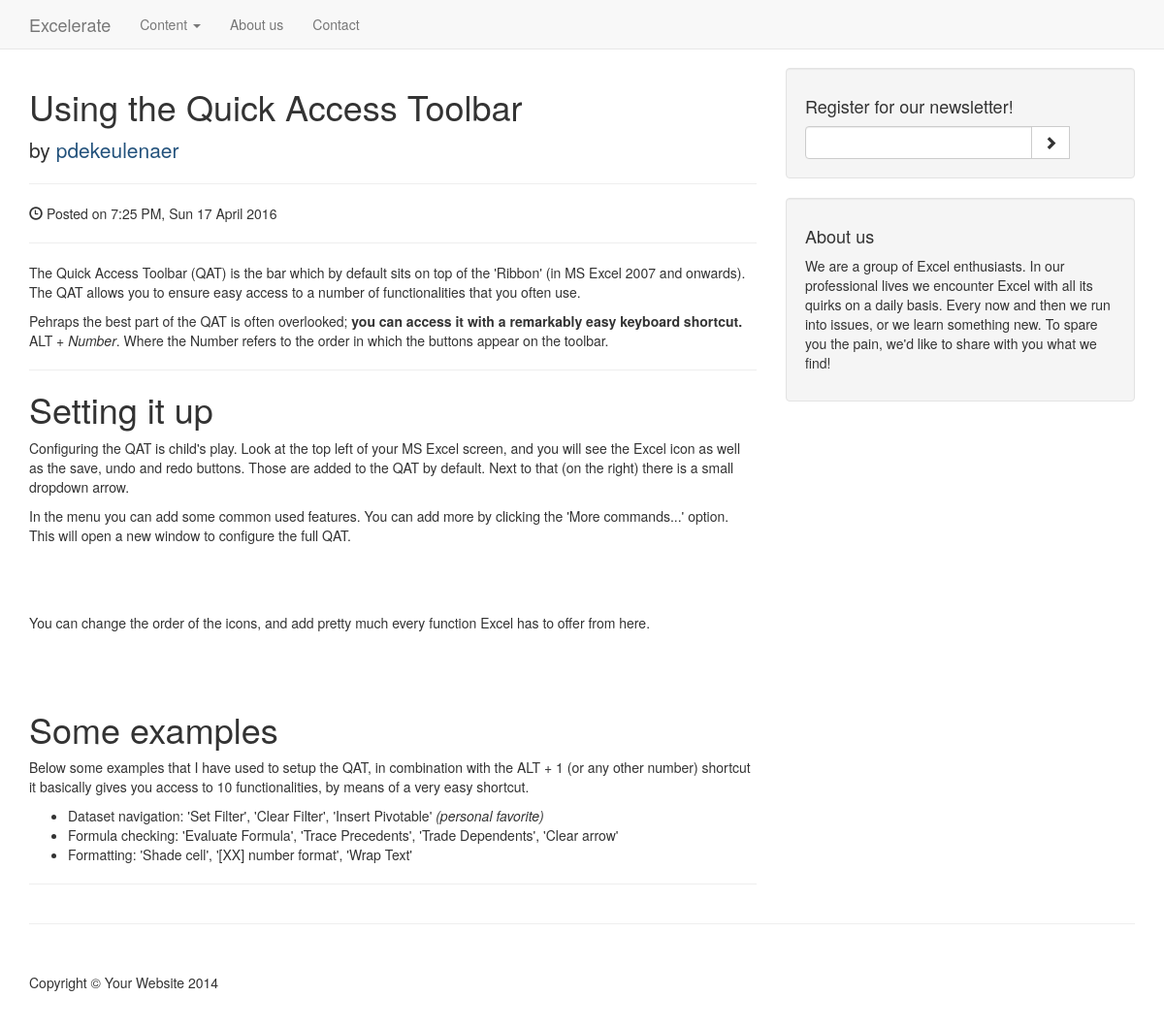
The app's page /blog/post/2/ with its own data.
### blog/models.py (models this page shows, shortened)
class Post(models.Model):
	title = models.CharField(max_length=500, unique=True)
	title_slug = models.SlugField(max_length=500, unique=True)
	publication_date = models.DateTimeField('date created', auto_now_add=True)
	published = models.BooleanField(default=False, blank=False)
	content = models.TextField()
	author = models.ForeignKey(User, default=None)
	category = models.ForeignKey('blog.Category')

### blog/views.py (the view)
# urls.py: url(r'^post/(?P<blog_id>[0-9]+)/$', views.detail, name='blog_detail'),
def detail(request, blog_id):
	p = Post.objects.get(id=blog_id)
	return render(request, 'blog/post_detail.html', {'post':p})

### blog/templates/blog/post_detail.html (shortened to what this page needs)
{% extends 'blog/base.html' %}
{%block main_content %}
<div class="col-lg-8">
    <h1>{{post.title}}</h1>
    <p class="lead">
        by <a href="#">{{post.author}}</a>
    </p>
    <hr>
    <p><span class="glyphicon glyphicon-time"></span> Posted on {{post.publication_date | date:"g:i A, D j F Y" }}</p>
    <hr>
    <p>
        {{ post.content | safe }}
    </p>
    <hr>
</div>
{% endblock %}

### blog/static/css/excelerate_overrides.css (style rules this page uses)
a { color: #23527c; text-decoration: none; }
body { font-family: "Helvetica Neue", Helvetica, Arial, sans-serif; font-size: 14px; line-height: 1.42857143; color: #333; background-color: #fff; }
h1, .h1 { font-size: 36px; }
p { margin: 0 0 10px; }

### blog/static/css/blog-home.css (style rules this page uses)
body { padding-top: 70px; }

### records on screen
Post: title "Using the Quick Access Toolbar", author "pdekeulenaer", publication_date "7:25 PM, Sun 17 April 2016", content "The Quick Access Toolbar (QAT) is the bar which by default sits on top of the 'Ribbon' (in MS Excel 2007 and onwards). The QAT allows you to ensure easy access to a number of functionalities that you often use. Pehraps the best part of the QAT is often overlooked; you can access it with a remarkably easy keyboard shortcut. ALT + Number . Where the Number refers to the order in which the buttons appear on the toolbar. Setting it up Configuring the QAT is child's play. Look at the top left of your MS Excel screen, and you will see the Excel icon as well as the save, undo and redo buttons. Those are added to the QAT by default. Next to that (on the right) there is a small dropdown arrow. In…"
